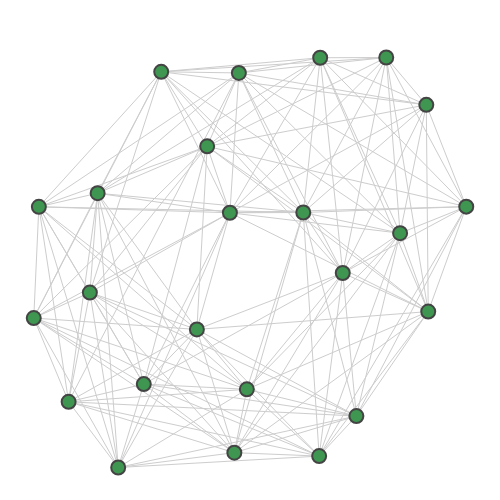

The notebook cell saved with this chart:
### Markdown cell above
## Molecular docking with Gaussian Boson Sampling
https://www.science.org/doi/full/10.1126/sciadv.aax1950

### Code cell
TA = data.TaceAs()
A = TA.adj
TA_graph = nx.Graph(A)
plot.graph(TA_graph)

### Figure 1 — Plotly figure (JSON) as saved in the notebook; plotly's stock layout.template omitted (floating-point values rounded to 4 significant figures; data arrays with more than 128 entries replaced by an {"elided": "..."} marker saying what was removed)
{"data": [{"hoverinfo": "none", "line": {"color": "#CDCDCD", "width": 1}, "mode": "lines", "type": "scatter", "x": {"elided": "486 float values"}, "y": {"elided": "486 float values"}}, {"hoverinfo": "text", "marker": {"color": "#3e9651", "line": {"width": 2}, "size": 14}, "mode": "markers", "text": ["0", "1", "2", "3", "4", "5", "6", "7", "8", "9", "10", "11", "12", "13", "14", "15", "16", "17", "18", "19", "20", "21", "22", "23"], "type": "scatter", "x": [0.8289, 1.0, 0.3429, -0.3722, -0.02286, -0.5657, 0.4444, 0.7024, 0.2669, -0.1655, -0.06315, -0.7887, -0.9226, -0.9456, -0.4506, 0.5058, -0.0432, 0.6401, -0.6582, -0.6931, -0.2118, 0.3383, 0.01303, 0.8203], "y": [-0.2254, 0.244, 0.91, 0.8471, 0.842, -0.9227, -0.05293, 0.1253, 0.2177, 0.5136, 0.2166, -0.6289, 0.2433, -0.2544, -0.5498, -0.6926, -0.8564, 0.911, 0.304, -0.1405, -0.3053, -0.8718, -0.573, 0.6991]}], "layout": {"height": 500, "hovermode": "closest", "margin": {"b": 0, "l": 0, "r": 0, "t": 25}, "plot_bgcolor": "#ffffff", "showlegend": false, "width": 500, "xaxis": {"showgrid": false, "showticklabels": false, "zeroline": false}, "yaxis": {"showgrid": false, "showticklabels": false, "zeroline": false}}}
